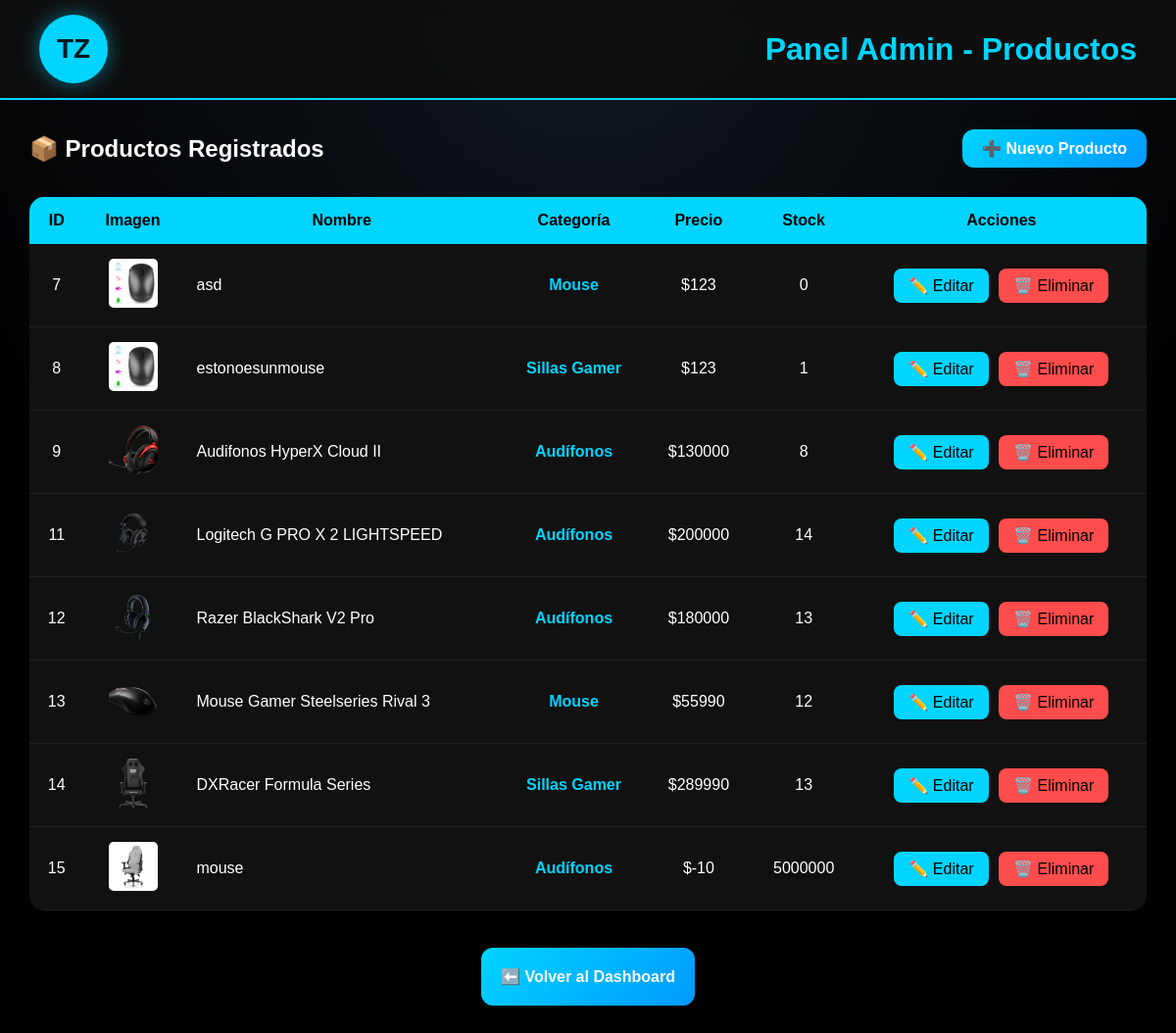
Before: /panel-admin/productos/ (signed in) with the older database file.
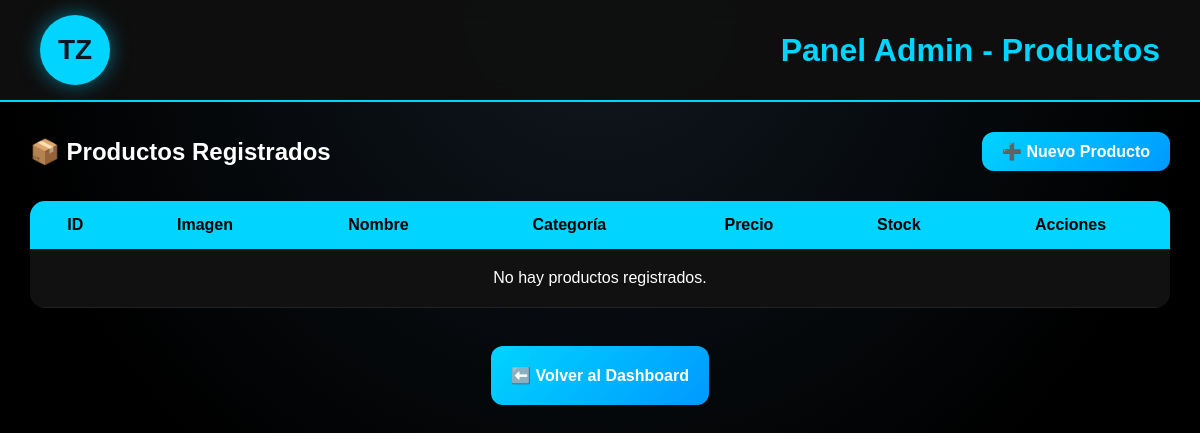
After: the same page with the newer database file.
### tienda/models.py (models this page shows, shortened)
class Producto(models.Model):
    nombre = models.CharField(max_length=200)
    precio = models.IntegerField(validators=[MinValueValidator(0)])
    descripcion = models.TextField()
    imagen = models.ImageField(upload_to='productos/', null=True, blank=True)
    stock = models.IntegerField(default=0, validators=[MinValueValidator(0)])
    categoria = models.CharField(max_length=50, default='Otros')
    activo = models.BooleanField(default=True)

### tienda/views.py (the view)
# urls.py: path('panel-admin/productos/',views.admin_productos,name='admin_productos'),
@login_required
@login_required
def admin_productos(request):
    if not request.user.is_staff:
        return redirect('/')
    productos = Producto.objects.filter(activo=True)
    return render(request, 'admin_panel/productos.html', {'productos': productos})

### tienda/context_processors.py (called while the page is built)
def carrito_count(request):
    carrito = request.session.get('carrito', [])
    return {
        'carrito_count': len(carrito)
    }

### templates/admin_panel/productos.html (shortened to what this page needs)
{% load static %}
<!DOCTYPE html>
<html lang="es">
<head>
    <link rel="stylesheet" href="{% static 'css/style.css' %}?v=2">
</head>
<body>
<header>
    <div class="logo">TZ</div>
    <h1>Panel Admin - Productos</h1>
</header>
<section class="admin-container" style="padding:30px;">
    <div style="display: flex; justify-content: space-between; align-items: center; margin-bottom: 20px;">
        <h2>📦 Productos Registrados</h2>
        <a href="{% url 'crear_producto' %}" class="admin-btn" style="padding: 10px 20px; display: inline-block;">
            ➕ Nuevo Producto
        </a>
    </div>
    <table>
        <tr>
            <th>ID</th>
            <th>Imagen</th>
            <th>Nombre</th>
            <th>Categoría</th> <th>Precio</th>
            <th>Stock</th>
            <th>Acciones</th>
        </tr>
        {% for producto in productos %}
        <tr>
            <td style="text-align: center;">{{ producto.id }}</td>
            <td style="text-align: center;">
                {% if producto.imagen %}
                    <img src="{{ producto.imagen.url }}" alt="{{ producto.nombre }}" style="width: 50px; height: 50px; object-fit: cover; border-radius: 5px;">
                {% endif %}
            </td>
            <td>{{ producto.nombre }}</td>
            <td style="text-align: center; color: #00d4ff; font-weight: bold;">{{ producto.categoria }}</td> <td style="text-align: center;">${{ producto.precio }}</td>
            <td style="text-align: center;">{{ producto.stock }}</td>
            <td style="text-align: center;">
                <a href="{% url 'editar_producto' producto.id %}" class="estado-btn" style="background-color: #00d4ff; color: black;">✏️ Editar</a>
                <a href="{% url 'eliminar_producto' producto.id %}" class="estado-btn" style="background-color: #ff4c4c; color: black;" onclick="return confirm('¿Seguro que deseas eliminar este producto?');">🗑️ Eliminar</a>
            </td>
        </tr>
        {% empty %}
        <tr>
            <td colspan="7" style="text-align: center; padding: 20px;">No hay productos registrados.</td>
        </tr>
        {% endfor %}
    </table>
    <br>
    <div style="text-align:center; margin-top: 20px;">
        <a href="{% url 'panel_admin' %}" class="admin-btn" style="display: inline-block;">
            ⬅️ Volver al Dashboard
        </a>
    </div>
</section>
</body>
</html>

Changed rows visible on the page:
no longer on this page (row edited): Producto: id "7", imagen (picture), nombre "asd", categoria "Mouse", precio "123", stock "0"
no longer on this page (row edited): Producto: id "8", imagen (picture), nombre "estonoesunmouse", categoria "Sillas Gamer", precio "123", stock "1"
no longer on this page (row edited): Producto: id "9", imagen (picture), nombre "Audifonos HyperX Cloud II", categoria "Audífonos", precio "130000", stock "8"
no longer on this page (row edited): Producto: id "11", imagen (picture), nombre "Logitech G PRO X 2 LIGHTSPEED", categoria "Audífonos", precio "200000", stock "14"
no longer on this page (row edited): Producto: id "12", imagen (picture), nombre "Razer BlackShark V2 Pro", categoria "Audífonos", precio "180000", stock "13"
no longer on this page (row edited): Producto: id "13", imagen (picture), nombre "Mouse Gamer Steelseries Rival 3", categoria "Mouse", precio "55990", stock "12"
no longer on this page (row edited): Producto: id "14", imagen (picture), nombre "DXRacer Formula Series", categoria "Sillas Gamer", precio "289990", stock "13"
no longer on this page (row edited): Producto: id "15", imagen (picture), nombre "mouse", categoria "Audífonos", precio "-10", stock "5000000"
Other visible differences:
text now shown: "No hay productos registrados."
